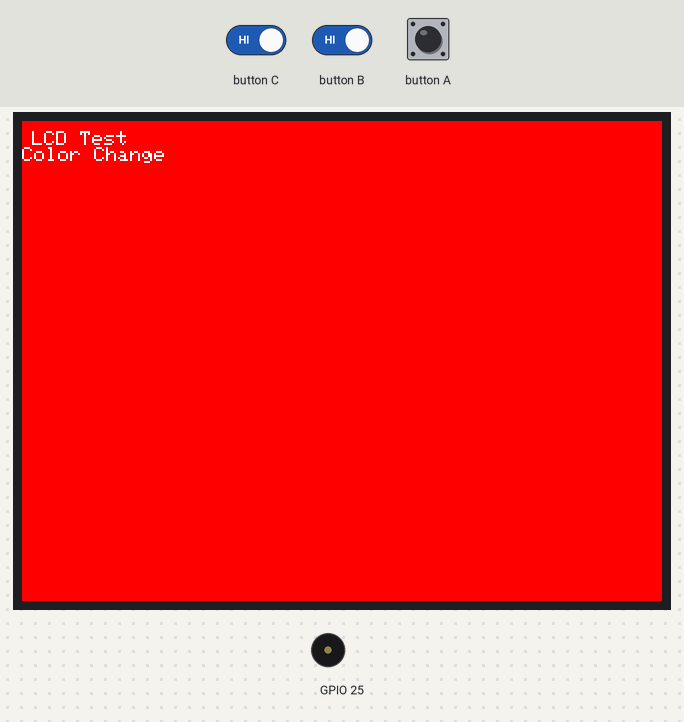
This sketch was run on a simulated ESP32-S3. On the bench: 320×240 colour display, buzzer (waves = sounding). Inputs (shaded band) come from the test bench. What the sketch prints to the serial monitor is not drawn.

Above: at 1.4 s.
At 8.1 s:
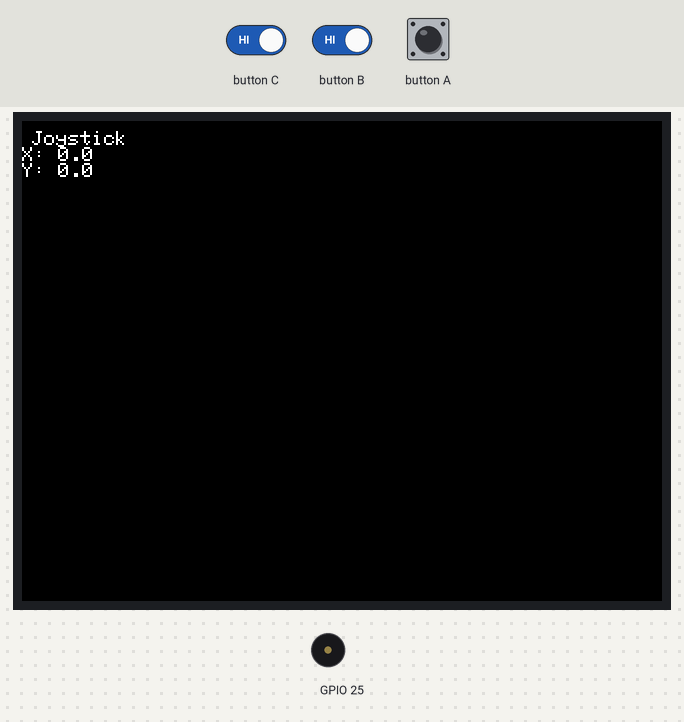
8.2 s: button C driven LOW and button B driven LOW
At 13.3 s:
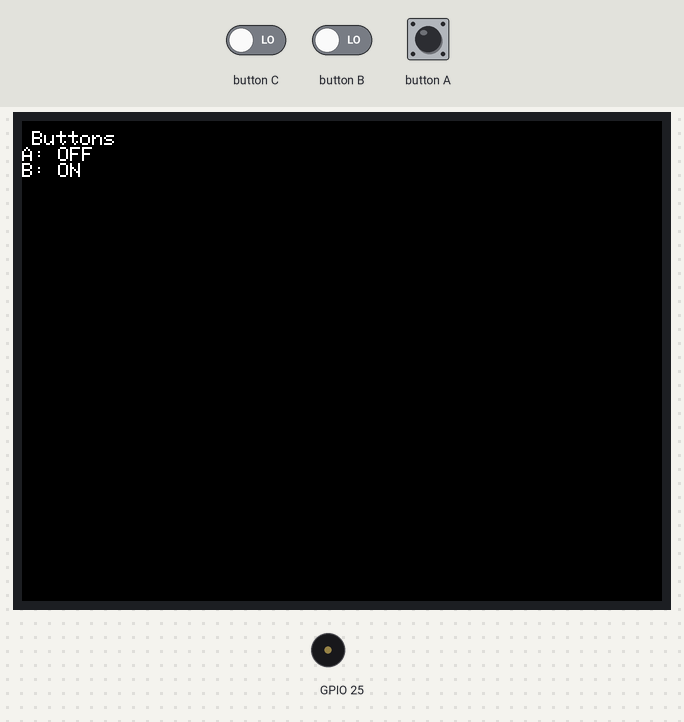
At 20.1 s:
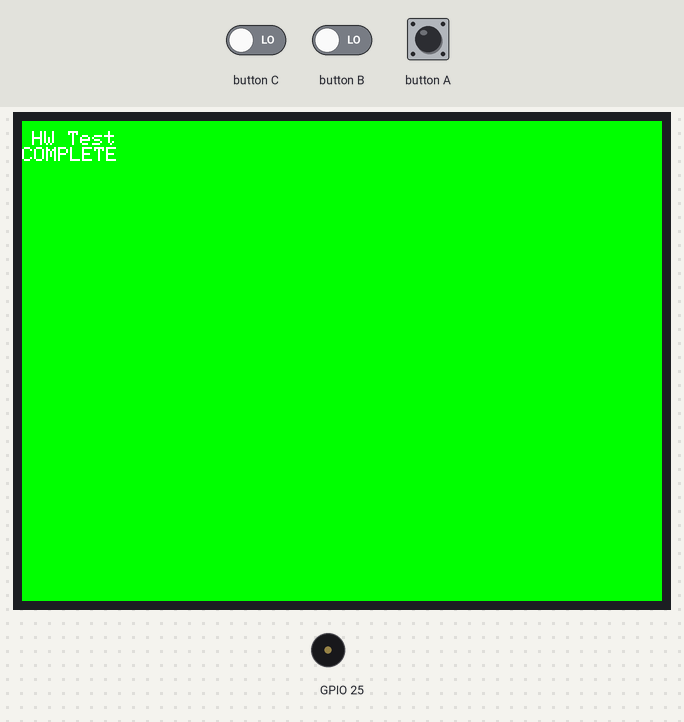
Timing chart, 0 to 21.6 s (numbered marks = the images above; inputs shaded):
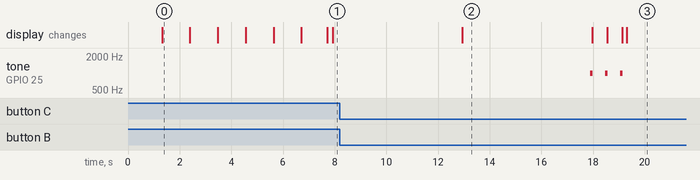

Measured:
- after the input at 8.2 s, the display: changes after 4.7 s (image 2)
- what the display in image 0 shows lasts 1.1 s, from 1.3 s to 2.4 s
- what the display in image 2 shows lasts 5.1 s, from 12.9 s to 18.0 s

The sketch:

02_hardware_test.ino
```cpp
/**
 * @file 02_hardware_test.ino
 * @brief M5Stack Atom-JoyStickハードウェア機能テスト
 * @description M5Unified統合によるハードウェア基本動作確認
 *
 * Phase 1: ハードウェア動作確認
 * - M5Unifiedライブラリ初期化
 * - LCD表示テスト
 * - ジョイスティック読み取り
 * - ボタン入力テスト
 * - バザー動作テスト
 *
 * @target M5Stack Atom-JoyStick (ESP32-S3)
 * @board esp32:esp32:esp32s3_family
 */

#include <M5Unified.h>

// ハードウェアテスト状態
enum TestStatus {
    TEST_INIT,
    TEST_LCD,
    TEST_JOYSTICK,
    TEST_BUTTONS,
    TEST_BUZZER,
    TEST_COMPLETE
};

TestStatus current_test = TEST_INIT;
unsigned long test_start_time = 0;

void setup() {
    // M5Unified自動設定初期化
    auto cfg = M5.config();
    M5.begin(cfg);

    Serial.begin(115200);
    delay(1000);

    Serial.println("=================================");
    Serial.println("M5Stack Atom-JoyStick HWテスト");
    Serial.println("=================================");
    Serial.println("Phase 1: ハードウェア機能確認");

    // M5Unified初期化確認
    Serial.println("M5Unified初期化完了");
    Serial.printf("ボード種類: M5Stack Atom-JoyStick\n");

    // LCD初期化確認
    if (M5.Display.width() > 0) {
        Serial.printf("✅ LCD初期化成功 (%dx%d)\n",
                      M5.Display.width(), M5.Display.height());
        M5.Display.clear(BLACK);
        M5.Display.setTextSize(1);
        M5.Display.setTextColor(WHITE);
    } else {
        Serial.println("❌ LCD初期化失敗");
    }

    test_start_time = millis();
    current_test = TEST_LCD;
}

void loop() {
    M5.update();  // 必須：センサー・ボタン状態更新

    switch (current_test) {
        case TEST_LCD:
            test_lcd_display();
            break;
        case TEST_JOYSTICK:
            test_joystick_input();
            break;
        case TEST_BUTTONS:
            test_button_input();
            break;
        case TEST_BUZZER:
            test_buzzer_output();
            break;
        case TEST_COMPLETE:
            test_complete_status();
            break;
        default:
            break;
    }

    delay(50);
}

void test_lcd_display() {
    static int color_index = 0;
    static unsigned long last_update = 0;

    if (millis() - last_update >= 1000) {  // 1秒間隔で色変更
        uint16_t colors[] = {RED, GREEN, BLUE, YELLOW, CYAN, MAGENTA, WHITE};
        int total_colors = sizeof(colors) / sizeof(colors[0]);

        M5.Display.clear(colors[color_index]);
        M5.Display.setCursor(5, 5);
        M5.Display.printf("LCD Test\n%s",
                          (color_index < total_colors - 1) ? "Color Change" : "Complete");

        Serial.printf("LCD色テスト: %d/%d\n", color_index + 1, total_colors);

        color_index++;
        if (color_index >= total_colors) {
            Serial.println("✅ LCD表示テスト完了");
            current_test = TEST_JOYSTICK;
            test_start_time = millis();
        }
        last_update = millis();
    }
}

void test_joystick_input() {
    if (millis() - test_start_time < 5000) {  // 5秒間テスト
        // ジョイスティック値読み取り（Atom-JoyStick用）
        float x_val = 0.0f;  // 後でジョイスティック読み取り実装
        float y_val = 0.0f;

        // LCD表示更新
        M5.Display.clear(BLACK);
        M5.Display.setCursor(5, 5);
        M5.Display.printf("Joystick\nX: %.1f\nY: %.1f", x_val, y_val);

        // シリアル出力（動きがある場合のみ）
        if (abs(x_val) > 10 || abs(y_val) > 10) {
            Serial.printf("ジョイスティック: X=%.1f, Y=%.1f\n", x_val, y_val);
        }
    } else {
        Serial.println("✅ ジョイスティック入力テスト完了");
        current_test = TEST_BUTTONS;
        test_start_time = millis();
    }
}

void test_button_input() {
    if (millis() - test_start_time < 5000) {  // 5秒間テスト
        static bool last_btn_a = false, last_btn_b = false;

        bool btn_a = M5.BtnA.isPressed();
        bool btn_b = M5.BtnB.isPressed();

        // ボタン状態表示
        M5.Display.clear(BLACK);
        M5.Display.setCursor(5, 5);
        M5.Display.printf("Buttons\nA: %s\nB: %s",
                          btn_a ? "ON" : "OFF",
                          btn_b ? "ON" : "OFF");

        // 状態変化検出
        if (btn_a != last_btn_a) {
            Serial.printf("ボタンA: %s\n", btn_a ? "押下" : "解放");
            last_btn_a = btn_a;
        }
        if (btn_b != last_btn_b) {
            Serial.printf("ボタンB: %s\n", btn_b ? "押下" : "解放");
            last_btn_b = btn_b;
        }
    } else {
        Serial.println("✅ ボタン入力テスト完了");
        current_test = TEST_BUZZER;
        test_start_time = millis();
    }
}

void test_buzzer_output() {
    static int beep_count = 0;
    static unsigned long last_beep = 0;

    if (beep_count < 3 && millis() - last_beep >= 500) {  // 500ms間隔で3回
        // バザー音出力（1000Hz、100ms）
        M5.Speaker.tone(1000, 100);

        M5.Display.clear(BLACK);
        M5.Display.setCursor(5, 5);
        M5.Display.printf("Buzzer\nBeep %d/3", beep_count + 1);

        Serial.printf("バザーテスト: %d/3\n", beep_count + 1);

        beep_count++;
        last_beep = millis();
    } else if (beep_count >= 3) {
        Serial.println("✅ バザー出力テスト完了");
        current_test = TEST_COMPLETE;
    }
}

void test_complete_status() {
    static bool completion_shown = false;

    if (!completion_shown) {
        M5.Display.clear(GREEN);
        M5.Display.setCursor(5, 5);
        M5.Display.printf("HW Test\nCOMPLETE");

        Serial.println("\n=================================");
        Serial.println("✅ ハードウェアテスト完了");
        Serial.println("✅ LCD動作確認済み");
        Serial.println("✅ ジョイスティック動作確認済み");
        Serial.println("✅ ボタン入力動作確認済み");
        Serial.println("✅ バザー出力動作確認済み");
        Serial.println("=================================");
        Serial.println("次のテスト: 03_debug_system.ino");

        completion_shown = true;
    }
}
```
